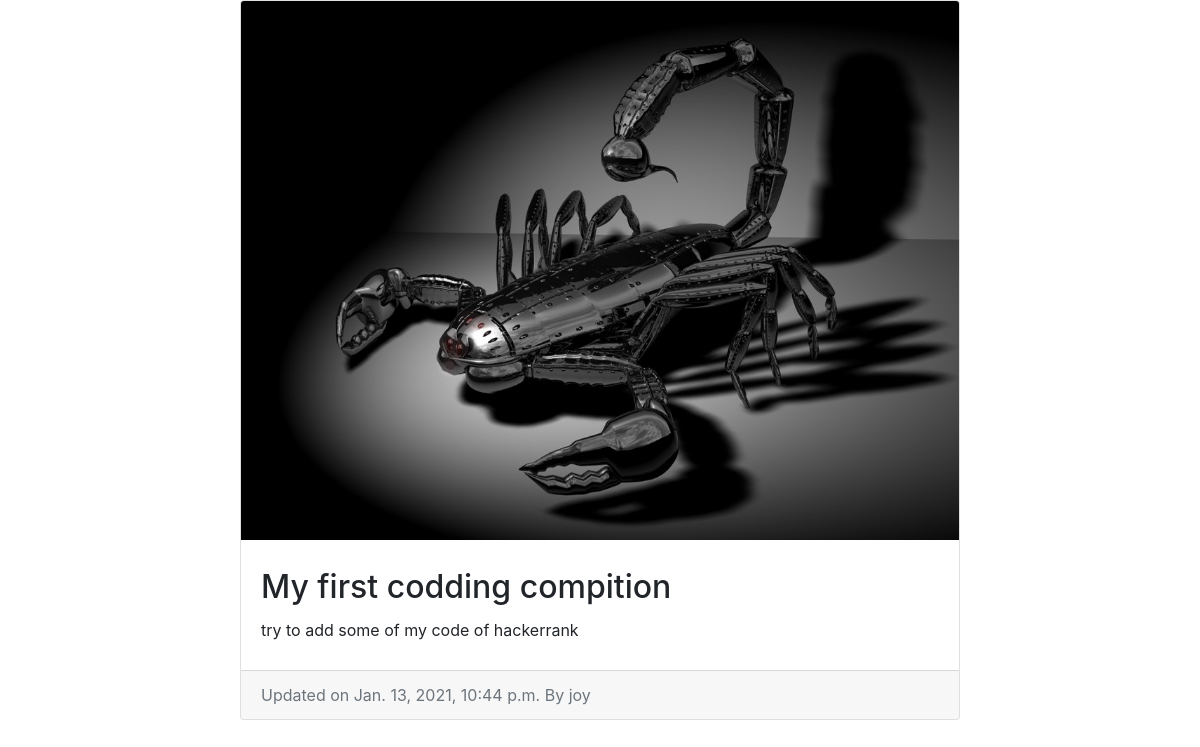
The app's page /postdetail/13/ with its own data.
### blog/models.py (models this page shows, shortened)
class Post(models.Model):
    title = models.CharField(max_length=128)
    user=models.ForeignKey(User,on_delete=models.CASCADE)
    description = RichTextField(blank=True,null=True)
    creation_date = models.DateTimeField(auto_now_add=True)
    category = models.CharField(max_length=128,default="coding")
    image = models.ImageField(upload_to='images/post/', blank=True, null=True)
    like = models.ManyToManyField(User,related_name="Post")

### blog/views.py (the view)
# urls.py: path('postdetail/<int:pk>/',views.detailPost,name='postdetail'),
def detailPost(request,pk):
    post = Post.objects.get(id=pk)
    return render(request,'blog/postdetail.html',{'post':post})

### blog/templates/blog/postdetail.html
{% extends 'base.html' %}
{% block content %}
    <div class="container">
        <div class="row">
            <div class="card m-auto" style="width:45rem;">
                {% if post.image %}
                <img src="/media/{{post.image}}" class="card-img-top" alt="Post image">
                {% endif %}
                <div class="card-body my-2">
                    <h2 class="card-title">{{post.title}}</h2>
                    <p class="card-text">{{post.description|safe}}</p>
                </div>
                <div class="card-footer text-muted">
                    Updated on {{post.creation_date}} By {{post.user}}
                </div>
            </div>
        </div>
    </div>
{% endblock %}

### staticfiles/css/master.css (style rules this page uses)
* { margin:0; padding:0; box-sizing:border-box; }

### records on screen
Post: image (picture), title "My first codding compition", description "try to add some of my code of hackerrank", creation_date "Jan. 13, 2021, 10:44 p.m.", user "joy"
